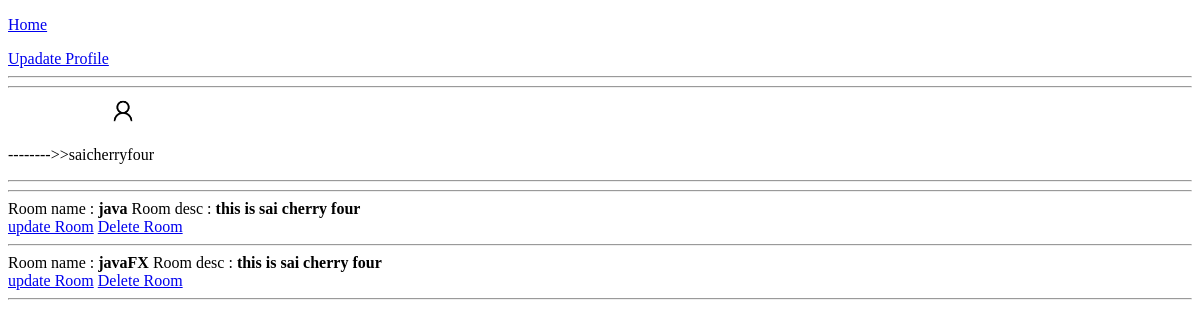
Page /home/profile/ (signed in) on the committed database.
### remainderone/models.py (models this page shows, shortened)
class Room(models.Model):
    user_created=models.ForeignKey(User,on_delete=models.CASCADE)
    room_name=models.CharField(max_length=200)
    room_created=models.DateTimeField(auto_now=True)
    room_updated=models.DateTimeField(auto_now_add=True)
    room_description=models.TextField()

### remainderone/views.py (the view)
# urls.py: path("home/profile/",profilepage,name="profile"),
@login_required(login_url='openpage')
def profilepage(request):
    user=User.objects.filter(username=request.user.username).first()
    context={
        'Dshow':True,
        'userDetails':appuser.objects.filter(username=user).first(),
        'rooms':Room.objects.filter(user_created=request.user)
    }
    return render(request,'profilepage.html',context)

### templates/profilepage.html
{%extends 'openpage.html'%} {%load static%} {%block styles%}
<link rel="stylesheet" href="{%static 'styles/profilepage.css'%}" />{%endblock%}
{%block content%}
<p><a href="{%url 'homepage'%}">Home</a></p>
<span><a href="{%url 'updateprofile'%}">Upadate Profile</a></span>
<hr />
<hr />
{%if not userDetails.profilepic %}
<img
  class="profileimg"
  src="{%static 'images/userimage.png'%}"
  alt="no profile"
/>
{%else%}
<img class="profileimg" src="{{userDetails.profilepic.url}}" alt="no profile" />
{%endif%}
<p>-------->>{{request.user.username}}</p>
<hr />
<hr />
<div>
  {%for room in rooms%}
  <div>
    <div>
      <span>Room name : <b>{{room.room_name}}</b></span>
      <span>Room desc : <strong>{{room.room_description}}</strong></span>
    </div>
    <a href="{%url 'updateroomformpage' room.room_name %}">update Room</a>
    <a href="{%url 'deleteroompage' room.room_name%}">Delete Room</a>
  </div>
  <hr />
  {%endfor%}
</div>
{%endblock%}

### static/styles/profilepage.css (style rules this page uses)
.profileimg { margin-left: 100px; height: 30px; width: 30px; border-radius: 50%; }

### rows in the picture
Room: room_name "java", room_description "this is sai cherry four"
Room: room_name "javaFX", room_description "this is sai cherry four"

### other values in the picture
{{ request.user.username }} "saicherryfour"
